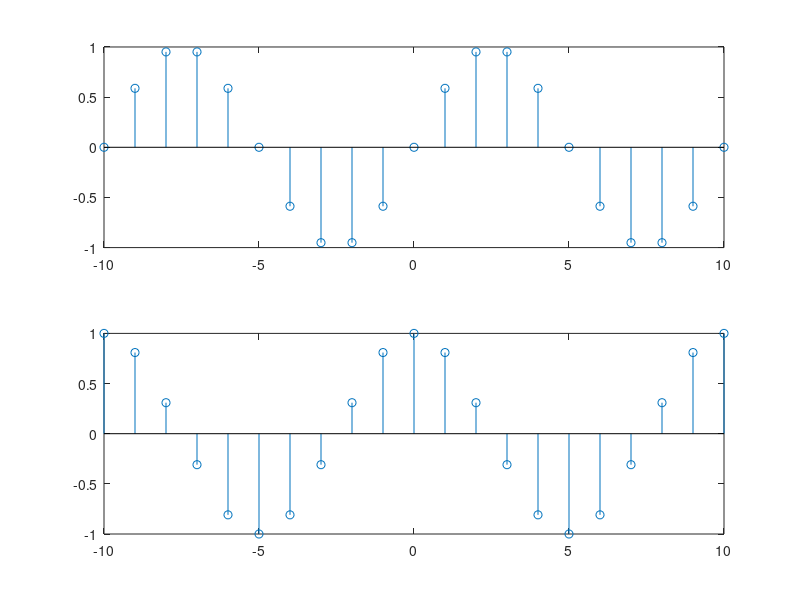

This chart was generated by the following MATLAB code:
% sine and cos sequence

n=-10:10;

subplot(2,1,1);
x_n=sin(2*pi*0.1*n);
stem(n,x_n);

subplot(2,1,2);
x_n2=cos(2*pi*0.1*n);
stem(n,x_n2);

